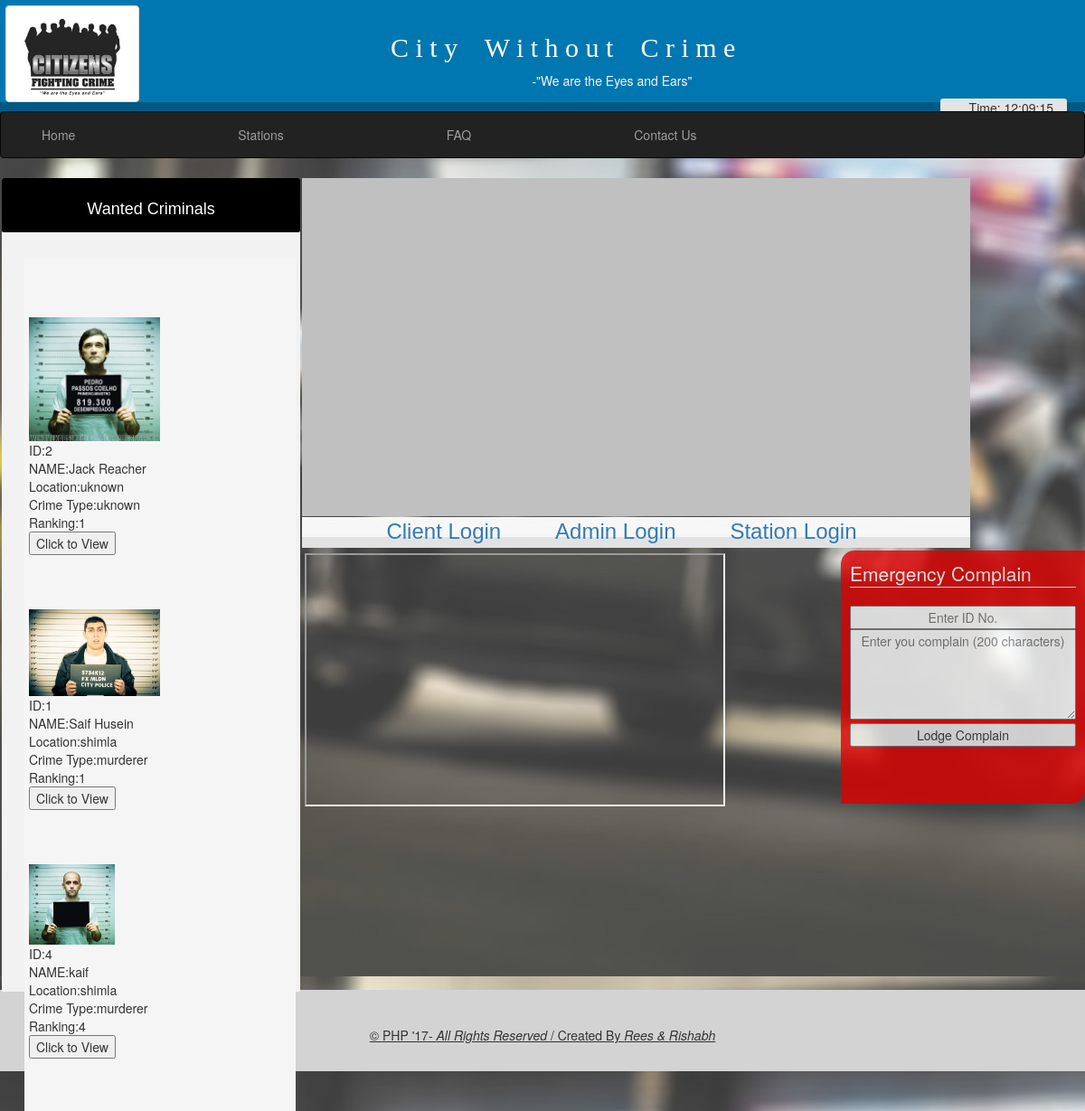
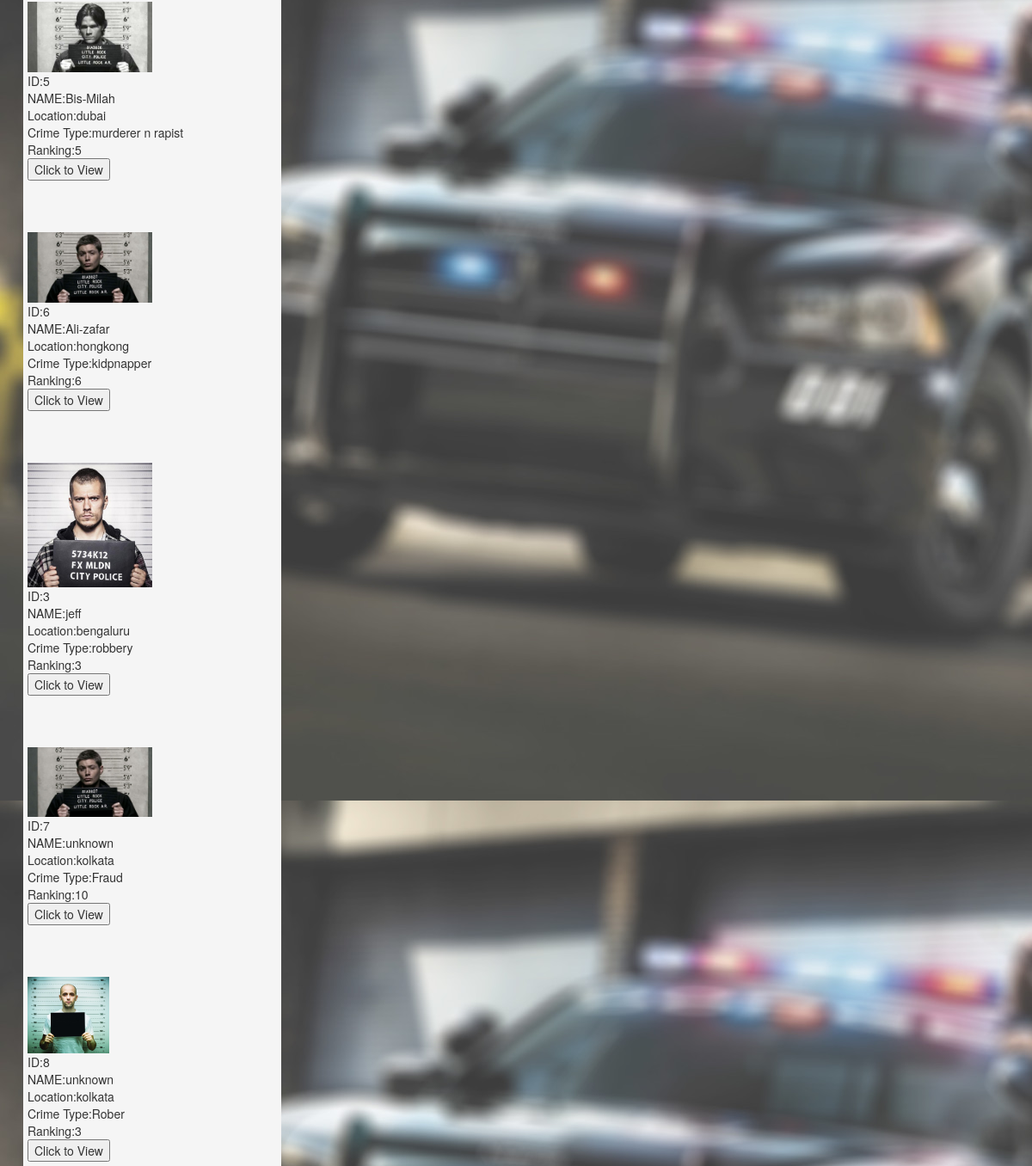
Screenshot of /main.php with the database file from the repository (2 pictures, top to bottom).
### tables this page shows
CREATE TABLE `product_master` (
  `p_id` int(11) NOT NULL DEFAULT '0',
  `p_name` varchar(100) DEFAULT NULL,
  `p_category` varchar(100) DEFAULT NULL,
  `p_brand` varchar(100) DEFAULT NULL,
  `p_price` int(11) DEFAULT NULL,
  `p_image_url` varchar(250) DEFAULT NULL
);

### main.php (the view, shortened to what this page needs)
<!doctype html>
<html>
<head>
<link href="bootstrap/css/bootstrap.min.css" rel="stylesheet"/>
<link rel="stylesheet" type="text/css" href="./styles.css" />
</head>
<body background="./img/Guide-Background-1728x1080.jpg">
<?php require'main-top.php' ?>
<div class="content-middle" >
<div class="newscontent">
<div class="newshead"><h4 class="newshfont">Wanted Criminals</h4></div>
<div class="newshere">
<marquee height="800" direction="down" scrollamount="6" onmouseover="stop()" onmouseout="start()" >
<div class="newslist">
<?php
require 'dbconnection.php';
$selecttQry="select * from product_master";
$result=@mysqli_query($link,$selecttQry) or die(mysqli_error($link));
echo "<table cellspacing=10px cellpadding=10px><tr>";
        while($row=mysqli_fetch_row($result))
        {
                 echo "<table><tr>";
            echo "<td ><br><img src='$row[5]' width=50% /><br>";
              echo "ID:".$row[0]."<br>NAME:".$row[1]."<br>";
            echo "Location:".$row[2]."<br>Crime Type:".$row[3]."<br>Ranking:".$row[4]."<br>";
            echo "<input type='button' name='add' id=$row[0] value='Click to View' onclick='additem(this.id)'/></td>";
            echo "</tr>";
             echo "<br/>";
              echo "<br/>";
        }
        echo "</table>";
?>
</div>
</marquee>
</div>
</div>
<div class="sliderbox">
<div class="slider">
<iframe src="index.html" style="width:740px;height:375px;max-width:100%;overflow:hidden;border:none;padding:0;margin:0 auto;display:block;" marginheight="0" marginwidth="0"></iframe>
</div>
<div class="loginforall" align="center">
<a class="logins" href="./clientlogin.php">Client Login</a>
<a class="logins" href="./adminlogin.php">Admin Login</a>
<a class="logins" href="./stationlogin.php">Station Login</a>
</div>
</div>
<div class="video">
<iframe width="465" height="280" src="./videos/policestory.mp4" >
</iframe>
</div>
    <div class="complainbox">
                <form method="post">
                <fieldset>
                <legend id="complainhead">Emergency Complain</legend>
                <div id="emergencyComplain">
                <input type="text" id="Sno" name="Sno" class="complaindetails formfull" placeholder="Enter ID No." /><br />
                <textarea id="description" name="Description" class="complaindetails  formfull" placeholder="Enter you complain (200 characters)"></textarea><br />
                <input type="submit" id="btnSubmitComplain" class="complaindetails  formfull" name="btnSubmitComplain" value="Lodge Complain" /><br />
                </fieldset>
                </div>
    </div>
<?php require'main-bottom.php' ?>
</body>
</html>

### main-top.php (shortened to what this page needs)
<div class="headertop">
    <div align="left" id="logotop"><img id="logo" class="img-thumbnail" src="img/Citizens-Fighting-Crime.jpg" width="148" height="110" />
    <h2 id="heading">C i t y&nbsp;&nbsp;&nbsp; W i t h o u t&nbsp;&nbsp;&nbsp; C r i m e</h2>
    <p id="slogan">-"We are the Eyes and Ears"</p>
    <div id="time" class="container-fluid timer "></div>
    </div>
        <nav class="navbar navbar-inverse">
          <div class="container-fluid">
        <div class="collapse navbar-collapse" id="Navbar">
            <ul class="nav navbar-nav menu">
              <li><a class="menulinks" href="main.php">Home</a></li>
              <li><a class="menulinks" href="departments.php">Stations</a></li>      <li><a class="menulinks" href="FAQ.php">FAQ</a></li>
              <li><a class="menulinks" href="contactus.php">Contact Us</a></li>
            </ul>
        </div>
         </div>
        </nav>
</div>

### main-bottom.php
 <div class="content-bottom" align="center"><br /><br />
<p align ="center"> <u> &copy; PHP '17- <i>All Rights Reserved</i> / Created By <i>Rees & Rishabh</i></i></u> </p>
<br />
</div>

### styles.css (style rules this page uses)
#logotop { height:113px; width:100%; float:left; background-color:#0077B0; }
#logo { float:left; margin-left:0.5%; margin-top:0.5%; }
#heading { width:100%; border-radius:1px; color:white; font-family: fantasy; margin-top:3%; font-weight: normal; padding-left:36%; padding-right:20%; }
.menulinks { margin-right: 150px; }
.newscontent { height:900px; background-color:white; width:330px; float:left; margin-top:2px; margin-left:2px; border-radius:2px; }
.newshead { background-color: black; height:60px; border-radius:2px; width:330px; padding:15px 15px 15px 15px; }
.newshere { background-color: #F2F2F2; height:839px; border-radius:2px; width:330px; margin-top:1px; padding:25px 25px 25px 25px ; }
.newshfont { font-family: sans-serif; color: white; text-align: center; font-size: large; }
.newslist { height:100%; width:300px; background-color: whitesmoke; margin-bottom:3px; margin-top:3px; padding: 5px; }
.sliderbox { height: 400px; width: 739px; margin-right: 2px; float:left; margin-top: 2px; margin-left: 2px; margin-top: 2px; background-color: white; }
.slider { height:374px; width:100%; background-color: silver; }
.complainbox { float:right; padding:10px; background-color: #DF0000; opacity:0.8; margin-top:12px; border-radius:15px 0px 15px 0px; width:270px; height:280px; }
.loginforall { background-image:url("img/Capture.JPG"); height:35px; }
.logins { text-align: center; text-decoration: none; font-family: sans-serif; font-size:24px; padding-left: 12px; padding-right: 44px; }
.formfull { width:100%; }
#description { height:100px; text-align: center; }
#Sno { text-align: center; }
#complainhead { color: white; }
.timer { float:right; height:20px; width:140px; background-color: #E4E4E4; border-radius:3px; margin-right:20px; }
#time { text-align: right; }
#slogan { text-align: center; color: whitesmoke; text-align: center; }
.content-middle { height:900px; }
.content-bottom { background-color: #D3D3D3; }
.video { float:left; margin:5px; margin-top:15px; }

### rows the page displays
product_master: p_image_url (picture), p_id "2", p_name "Jack Reacher", p_category "uknown", p_brand "uknown", p_price "1"
product_master: p_image_url (picture), p_id "1", p_name "Saif Husein", p_category "shimla", p_brand "murderer", p_price "1"
product_master: p_image_url (picture), p_id "4", p_name "kaif", p_category "shimla", p_brand "murderer", p_price "4"
product_master: p_image_url (picture), p_id "5", p_name "Bis-Milah", p_category "dubai", p_brand "murderer n rapist", p_price "5"
product_master: p_image_url (picture), p_id "6", p_name "Ali-zafar", p_category "hongkong", p_brand "kidpnapper", p_price "6"
product_master: p_image_url (picture), p_id "3", p_name "jeff", p_category "bengaluru", p_brand "robbery", p_price "3"
product_master: p_image_url (picture), p_id "7", p_name "unknown", p_category "kolkata", p_brand "Fraud", p_price "10"
product_master: p_image_url (picture), p_id "8", p_name "unknown", p_category "kolkata", p_brand "Rober", p_price "3"
